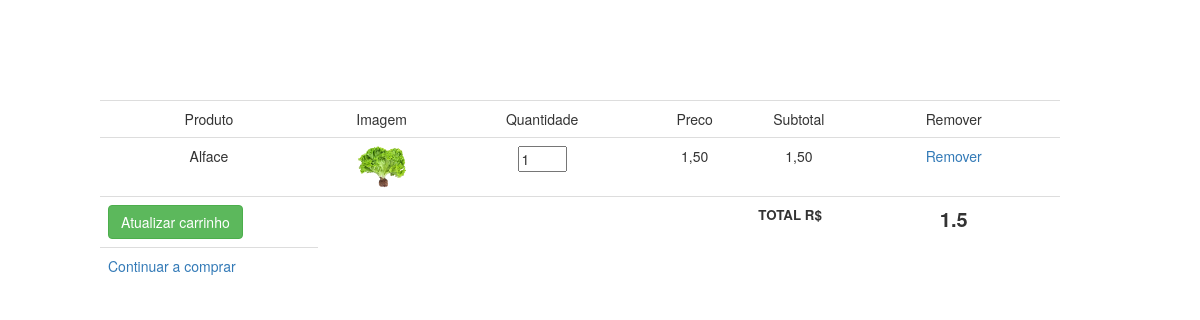
The app's page /bd/MercadOnphp123/carrinho.php?acao=add&id=1 with its own data.
### tables this page shows
CREATE TABLE `produtos` (
  `ID` int(11) NOT NULL,
  `PRODUTO` varchar(250) NOT NULL,
  `SUPERMERCADO` varchar(250) NOT NULL,
  `PRECO` double(8,2) NOT NULL,
  `imagem` varchar(250) DEFAULT NULL
);

### bd/MercadOnphp123/carrinho.php (the view, shortened to what this page needs)
<?php include ("php/conexaobd.php");
if(isset($_GET['acao'])){
    if($_GET['acao'] == 'add'){
        $id = intval($_GET['id']);
    }
}
?>
<!DOCTYPE html>
<html lang="pt-br">
<head>
    <link href="css/bootstrap.min.css" rel="stylesheet">
    <link href="css/estilos.css" rel="stylesheet">
</head>
<body>
<table class="table table-hover tabelacarrinho">
    <tr>
        <td width="88" align="center">Produto</td>
        <td width="88" align="center">Imagem</td>
        <td width="134" align="center">Quantidade</td>
        <td width="77" align="center">Preco</td>
        <td width="65" align="center">Subtotal</td>
        <td width="147" align="center">Remover</td>
    </tr>
        <?php
        if(count($_SESSION['carrinho']) == 0){
        } else {
        $total = 0;
        foreach($_SESSION['carrinho'] as $id => $quantidade){
        $select = "SELECT * FROM produtos WHERE ID='$id'";
        $query = mysqli_query($conn, $select);
        $res = mysqli_fetch_assoc($query);
        $nome = $res['PRODUTO'];
        $preco = number_format($res['PRECO'],2,',', '.');
        $sub = number_format($res['PRECO']* $quantidade,2,',', '.');
        $total += $res['PRECO'] * $quantidade;
        ?>
            <tr>
                <td align="center"><?php echo $nome ?></td>
                <td align="center"><?php echo "<img style='width: 50px;' src='".$res['imagem']."'>";?></td>
                <?php echo  "<td align='center'><input type='text' size='3' name='prod[$id]' value='$quantidade'/></td>" ?>
                <td align="center"><?php  echo $preco ?></td>
                <td align="center"><?php echo $sub ?></td>
                <?php echo  '<td align="center"><a href="?acao=del&id='.$id.'">Remover</a></td>'; ?>
            </tr>
            <?php
        }
        }
        ?>
        <td><input class="btn btn-success" type="submit" value="Atualizar carrinho"/></td>
        <td></td>
        <td></td>
        <td></td>
        <td id="total">TOTAL R$</td>
        <td id="totalvalor" align="center"><?php echo $total ?></td>
        <tr><td><a href="index.php">Continuar a comprar<a/></td></tr>
</table>
</body>
</html>

### bd/MercadOnphp123/css/estilos.css (style rules this page uses)
.tabelacarrinho { width: 80%; margin: 100px; }
#total { font-size: 10pt; font-weight: bold; padding-bottom: 10px; }
#totalvalor { font-size: 15pt; font-weight: bold; }

### records on screen
produtos: PRODUTO "Alface", imagem (picture), value "1", PRECO "1,50"

### other values on screen
$total "1.5"
